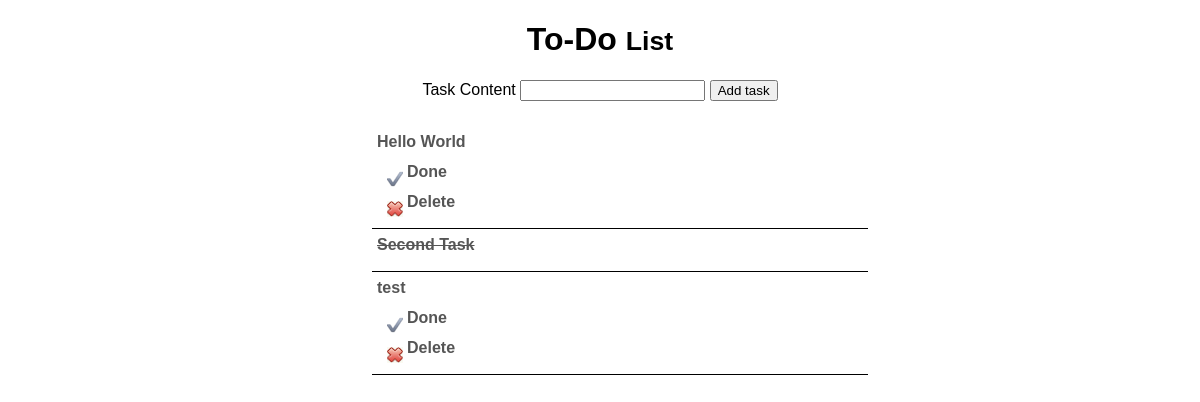
Page /todo/ on the earlier database version.
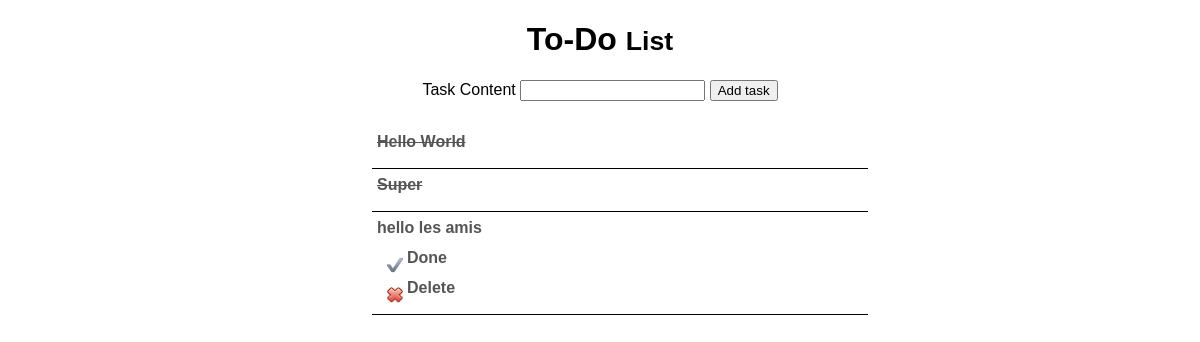
Same page on the later database version.
### todo/models.py (models this page shows)
class Task(models.Model):
    content = models.CharField(max_length=255)
    is_done = models.BooleanField()
    created_date = models.DateTimeField(auto_now_add=True)

### todo/views.py (the view)
# urls.py: path('',views.index, name='index'),
def index(request):
    tasks_list = Task.objects.all()
    template = loader.get_template('todo/index.html')
    context = {
        'tasks_list': tasks_list
    }
    if request.method == 'POST':
        form = AddTaskForm(request.POST)
        if form.is_valid():
            form_content= form.cleaned_data['content']
            content = Task.objects.filter(content=form_content)
            if not content.exists():
                content = Task.objects.create(
                    content=form_content,
                    is_done=False
                )
    else:
        form = AddTaskForm()
    context['form'] = form
    return HttpResponse(template.render(context, request))

### todo/forms.py
class AddTaskForm(forms.Form):
    content = forms.CharField(
        label = 'Task Content',
        widget = forms.TextInput(),
        max_length = 255)

### todo/templates/todo/index.html (shortened to what this page needs)
{% load static %}
<!DOCTYPE html>
<html>
<head>
  <link rel="stylesheet" type="text/css" href="{% static 'todo/style.css' %}">
  <link href="//db.onlinewebfonts.com/c/35e23faf72946beaae07e9f37976f728?family=Purisa" rel="stylesheet"
    type="text/css" />
</head>
<body>
  <div class="form-group">
    <h1>To-Do <small>List</small></h1>
    <form action="/todo/" method="post">
    <label for="{{ form.content.id_for_label }}">Task Content</label>
      {{form.content}}
      <button type="submit">Add task</button>
    </form>
  </div>
  <div>
    {% if tasks_list %}
    <ul class="list-unstyled" id="todo">
      {% for task in tasks_list %}
        <li>
          <a href="/todo/task/edit/{{task.id}}" {% if task.is_done %} class="task-done" {% endif %} >
            {{ task.content }}
          </a>
          {% if task.is_done == False %}
          <a href="/todo/task/done/{{task.id}}" class="done">
            Done
          </a>
          <a href="/todo/task/delete/{{task.id}}" class="delete">
            Delete
          </a>
          {% endif %}
        </li>
      {% endfor %}
    </ul>
    {% else %}
    <p>No task found</p>
    {% endif %}
  </div>
</body>
</html>

### todo/static/todo/style.css (style rules this page uses)
body { font-family: Purisa, sans-serif; }
.form-group { text-align: center; padding-bottom: 25px; }
#todo { margin: 0 auto; width: 500px; }
#todo li { border-bottom:1px solid black; padding:5px; margin:2px; list-style: none; }
a { display:block; color:#555555; font-weight:bold; height:30px; text-decoration:none; width:100%; }
.task-done { text-decoration: line-through; }
.delete { background:url(./delete.gif) no-repeat 10px 8px; text-indent:30px; display:block; }
.done { background:url(./done.png) no-repeat 10px 8px; text-indent:30px; display:block; }

Differences in the rows shown:
removed Task: content "Second Task", is_done True (drawn)
changed Task "Hello World": is_done: picture removed; no longer shows "Done Delete"
changed Task: content "test" → "Super"; is_done: picture removed; no longer shows "Done Delete"
added Task: content "hello les amis", is_done False (drawn)
